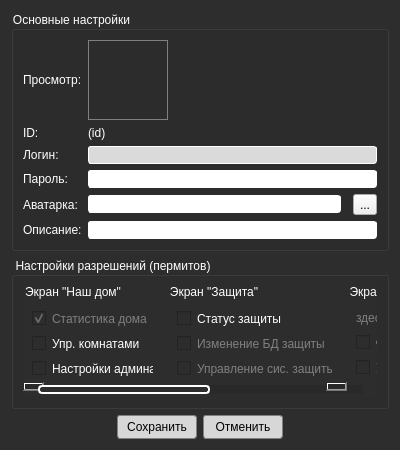
<?xml version="1.0" encoding="UTF-8"?>
<ui version="4.0">
 <class>Dlg_EditUserInUserDb</class>
 <widget class="QDialog" name="Dlg_EditUserInUserDb">
  <property name="geometry">
   <rect>
    <x>0</x>
    <y>0</y>
    <width>400</width>
    <height>450</height>
   </rect>
  </property>
  <property name="windowTitle">
   <string>Редактировать существующего пользователя</string>
  </property>
  <property name="windowOpacity">
   <double>0.959500000000000</double>
  </property>
  <property name="styleSheet">
   <string notr="true">QDialog { background-color: rgb(45, 45, 45); color: white; }

QGroupBox { font: 10pt &quot;Segoe UI Semibold&quot;; color: white; }

QCheckBox, QLabel { font: 9pt &quot;Segoe UI Semilight&quot;; color: white; }
QCheckBox:disabled { color: gray; }

/*  QScrollBar::vertical */

 QScrollBar:vertical
 {
     background-color: #2A2929;
     width: 15px;
     margin: 15px 3px 15px 3px;
     border: 1px transparent #2A2929;
 }


 QScrollBar::handle:vertical
 {
     background-color: rgb(45, 45, 45);         /* #605F5F; */
     min-height: 5px;
	 border: 2px solid white;
	 border-radius: 4px;
 }


 QScrollBar::sub-line:vertical
 {
     margin: 3px 0px 3px 0px;
     border-image: url(:/qss_icons/rc/up_arrow_disabled.png);
     height: 10px;
     width: 10px;
     subcontrol-position: top;
     subcontrol-origin: margin;
 }


 QScrollBar::add-line:vertical
 {
     margin: 3px 0px 3px 0px;
     border-image: url(:/qss_icons/rc/down_arrow_disabled.png);
     height: 10px;
     width: 10px;
     subcontrol-position: bottom;
     subcontrol-origin: margin;
 }


 QScrollBar::sub-line:vertical:hover,QScrollBar::sub-line:vertical:on
 {

     border-image: url(:/qss_icons/rc/up_arrow.png);
     height: 10px;
     width: 10px;
     subcontrol-position: top;
     subcontrol-origin: margin;
 }


 QScrollBar::add-line:vertical:hover, QScrollBar::add-line:vertical:on
 {
     border-image: url(:/qss_icons/rc/down_arrow.png);
     height: 10px;
     width: 10px;
     subcontrol-position: bottom;
     subcontrol-origin: margin;
 }


 QScrollBar::up-arrow:vertical, QScrollBar::down-arrow:vertical
 {
     background: none;
 }


 QScrollBar::add-page:vertical, QScrollBar::sub-page:vertical
 {
     background: none;
 }

/*  QScrollBar::horizontal */
QScrollBar:horizontal
 {
     height: 15px;
     margin: 3px 15px 3px 15px;
     border: 1px transparent #2A2929;
     background-color: #2A2929;    
 }

 QScrollBar::handle:horizontal
 {
     background-color: rgb(45, 45, 45);      
     min-width: 5px;
     border: 2px solid white;
     border-radius: 4px;
 }

 QScrollBar::add-line:horizontal
 {
     margin: 0px 3px 0px 3px;
     border-image: url(./images/right_arrow_disabled.png);       
     width: 10px;
     height: 10px;
     subcontrol-position: right;
     subcontrol-origin: margin;
 }

 QScrollBar::sub-line:horizontal
 {
     margin: 0px 3px 0px 3px;
     border-image: url(./images/left_arrow_disabled.png);        
     height: 10px;
     width: 10px;
     subcontrol-position: left;
     subcontrol-origin: margin;
 }

 QScrollBar::add-line:horizontal:hover,QScrollBar::add-line:horizontal:on
 {
     border-image: url(./images/right_arrow.png);               
     height: 10px;
     width: 10px;
     subcontrol-position: right;
     subcontrol-origin: margin;
 }

 QScrollBar::sub-line:horizontal:hover, QScrollBar::sub-line:horizontal:on
 {
     border-image: url(./images/left_arrow.png);               
     height: 10px;
     width: 10px;
     subcontrol-position: left;
     subcontrol-origin: margin;
 }

 QScrollBar::up-arrow:horizontal, QScrollBar::down-arrow:horizontal
 {
     background: none;
 }

 QScrollBar::add-page:horizontal, QScrollBar::sub-page:horizontal
 {
     background: none;
 }


QComboBox {
	color: black;
    border: 1px solid gray;
    border-radius: 3px;
    padding: 1px 18px 1px 3px;
    min-width: 6em;
	font: 8pt &quot;Segoe UI Semilight&quot;;
}


QComboBox:hover {
	border: 1px solid rgb(254, 254, 254);
	background-color: rgb(236, 236, 236);
}


QPushButton { 
	color: black;
    background-color: rgb(215, 215, 215);
	border: 1px solid gray;
	border-radius: 3px;  
	min-width: 6em;
	font: 8pt &quot;Segoe UI Semibold&quot;;
}


QPushButton:hover { 
	background-color: rgb(235, 235, 235);
}


QPushButton:pressed { 
	background-color: rgb(221, 221, 221);
}

QComboBox:disabled { color: gray; background-color: rgb(35, 35, 35); }


QComboBox::down-arrow {
    image: url(:/images/arrowDown_ico.png);
}


QComboBox::up-arrow { image: url(:/images/arrowUp_ico.png); }


QComboBox:editable {
    background: white;
}


QComboBox:!editable, QComboBox::drop-down:editable {
     background: qlineargradient(x1: 0, y1: 0, x2: 0, y2: 1,
                                 stop: 0 #E1E1E1, stop: 0.4 #DDDDDD,
                                 stop: 0.5 #D8D8D8, stop: 1.0 #D3D3D3);
}


/* QComboBox gets the &quot;on&quot; state when the popup is open */
QComboBox:!editable:on, QComboBox::drop-down:editable:on {
    background: qlineargradient(x1: 0, y1: 0, x2: 0, y2: 1,
                                stop: 0 #D3D3D3, stop: 0.4 #D8D8D8,
                                stop: 0.5 #DDDDDD, stop: 1.0 #E1E1E1);
}


QComboBox:on { /* shift the text when the popup opens */
    padding-top: 3px;
    padding-left: 4px;
}


QComboBox::drop-down {
    subcontrol-origin: padding;
    subcontrol-position: top right;
    width: 15px;

    border-left-width: 1px;
    border-left-color: darkgray;
    border-left-style: solid; /* just a single line */
    border-top-right-radius: 3px; /* same radius as the QComboBox */
    border-bottom-right-radius: 3px;
}


QLineEdit { 
	border-radius: 3px;
	border: 1px solid white;
 }

QLineEdit:hover { 
	border-color: rgb(42, 105, 23);
}</string>
  </property>
  <property name="sizeGripEnabled">
   <bool>false</bool>
  </property>
  <property name="modal">
   <bool>false</bool>
  </property>
  <layout class="QVBoxLayout" name="verticalLayout">
   <item>
    <widget class="QGroupBox" name="box_MainUserProps">
     <property name="sizePolicy">
      <sizepolicy hsizetype="Expanding" vsizetype="Maximum">
       <horstretch>0</horstretch>
       <verstretch>0</verstretch>
      </sizepolicy>
     </property>
     <property name="title">
      <string>Основные настройки</string>
     </property>
     <layout class="QGridLayout" name="gridLayout">
      <item row="1" column="1" colspan="3">
       <widget class="QLabel" name="lbl_EuID">
        <property name="text">
         <string>(id)</string>
        </property>
       </widget>
      </item>
      <item row="6" column="1" colspan="3">
       <widget class="QLineEdit" name="lnI_EuDesc"/>
      </item>
      <item row="5" column="1">
       <widget class="QLineEdit" name="lnI_EuAvatarAddr"/>
      </item>
      <item row="5" column="3">
       <widget class="QToolButton" name="tlb_Browse">
        <property name="text">
         <string>...</string>
        </property>
        <property name="autoRaise">
         <bool>false</bool>
        </property>
        <property name="arrowType">
         <enum>Qt::NoArrow</enum>
        </property>
       </widget>
      </item>
      <item row="5" column="0">
       <widget class="QLabel" name="lbl_EuAvatarHint">
        <property name="text">
         <string>Аватарка:</string>
        </property>
       </widget>
      </item>
      <item row="2" column="0">
       <widget class="QLabel" name="lbl_EuLogin">
        <property name="text">
         <string>Логин:</string>
        </property>
       </widget>
      </item>
      <item row="4" column="0">
       <widget class="QLabel" name="lbl_EuPassword">
        <property name="text">
         <string>Пароль:</string>
        </property>
       </widget>
      </item>
      <item row="4" column="1" colspan="3">
       <widget class="QLineEdit" name="lnI_EuPassword">
        <property name="echoMode">
         <enum>QLineEdit::Password</enum>
        </property>
       </widget>
      </item>
      <item row="0" column="1">
       <widget class="QLabel" name="gfv_EuAvatarPrev">
        <property name="sizePolicy">
         <sizepolicy hsizetype="Maximum" vsizetype="Maximum">
          <horstretch>0</horstretch>
          <verstretch>0</verstretch>
         </sizepolicy>
        </property>
        <property name="minimumSize">
         <size>
          <width>80</width>
          <height>80</height>
         </size>
        </property>
        <property name="maximumSize">
         <size>
          <width>80</width>
          <height>80</height>
         </size>
        </property>
        <property name="styleSheet">
         <string notr="true">border: 1px solid grey;</string>
        </property>
        <property name="text">
         <string/>
        </property>
        <property name="scaledContents">
         <bool>true</bool>
        </property>
       </widget>
      </item>
      <item row="6" column="0">
       <widget class="QLabel" name="lbl_EuDescHint">
        <property name="text">
         <string>Описание:</string>
        </property>
       </widget>
      </item>
      <item row="1" column="0">
       <widget class="QLabel" name="lbl_EuIDHint">
        <property name="text">
         <string>ID:</string>
        </property>
       </widget>
      </item>
      <item row="0" column="0">
       <widget class="QLabel" name="lbl_EuAvatarPrevHint">
        <property name="text">
         <string>Просмотр:</string>
        </property>
       </widget>
      </item>
      <item row="2" column="1" colspan="3">
       <widget class="QLineEdit" name="lnI_EuLogin">
        <property name="enabled">
         <bool>true</bool>
        </property>
        <property name="toolTip">
         <string>Вы не можете редактировать логин существующего пользователя</string>
        </property>
        <property name="styleSheet">
         <string notr="true">background-color: rgb(218, 218, 218);</string>
        </property>
        <property name="readOnly">
         <bool>true</bool>
        </property>
       </widget>
      </item>
     </layout>
    </widget>
   </item>
   <item>
    <widget class="QGroupBox" name="box_UserPermits">
     <property name="minimumSize">
      <size>
       <width>137</width>
       <height>117</height>
      </size>
     </property>
     <property name="styleSheet">
      <string notr="true">QGroupBox { min-height: 115px; min-width: 135px; }</string>
     </property>
     <property name="title">
      <string>Настройки разрешений (пермитов)</string>
     </property>
     <layout class="QHBoxLayout" name="horizontalLayout">
      <property name="topMargin">
       <number>0</number>
      </property>
      <property name="bottomMargin">
       <number>9</number>
      </property>
      <item>
       <widget class="QScrollArea" name="scrollArea">
        <property name="styleSheet">
         <string notr="true">background: rgb(45, 45, 45); border: 0px transparent;</string>
        </property>
        <property name="verticalScrollBarPolicy">
         <enum>Qt::ScrollBarAlwaysOff</enum>
        </property>
        <property name="horizontalScrollBarPolicy">
         <enum>Qt::ScrollBarAlwaysOn</enum>
        </property>
        <property name="widgetResizable">
         <bool>false</bool>
        </property>
        <property name="alignment">
         <set>Qt::AlignHCenter|Qt::AlignTop</set>
        </property>
        <widget class="QWidget" name="scrollAreaWidgetContents">
         <property name="geometry">
          <rect>
           <x>0</x>
           <y>0</y>
           <width>663</width>
           <height>127</height>
          </rect>
         </property>
         <layout class="QHBoxLayout" name="horizontalLayout_2">
          <property name="leftMargin">
           <number>0</number>
          </property>
          <property name="topMargin">
           <number>6</number>
          </property>
          <property name="rightMargin">
           <number>0</number>
          </property>
          <property name="bottomMargin">
           <number>6</number>
          </property>
          <item>
           <widget class="QGroupBox" name="box_HomeScreen">
            <property name="sizePolicy">
             <sizepolicy hsizetype="Preferred" vsizetype="Minimum">
              <horstretch>0</horstretch>
              <verstretch>0</verstretch>
             </sizepolicy>
            </property>
            <property name="minimumSize">
             <size>
              <width>135</width>
              <height>115</height>
             </size>
            </property>
            <property name="title">
             <string>Экран &quot;Наш дом&quot;</string>
            </property>
            <layout class="QVBoxLayout" name="verticalLayout_2">
             <property name="topMargin">
              <number>24</number>
             </property>
             <property name="bottomMargin">
              <number>16</number>
             </property>
             <item>
              <widget class="QCheckBox" name="ckb_UserPermit_HomeScr">
               <property name="enabled">
                <bool>false</bool>
               </property>
               <property name="text">
                <string>Статистика дома</string>
               </property>
               <property name="checked">
                <bool>true</bool>
               </property>
              </widget>
             </item>
             <item>
              <widget class="QCheckBox" name="ckb_UserPermit_HomeRooms">
               <property name="text">
                <string>Упр. комнатами</string>
               </property>
              </widget>
             </item>
             <item>
              <widget class="QCheckBox" name="ckb_UserPermit_HomeAsAdmin">
               <property name="text">
                <string>Настройки админа</string>
               </property>
              </widget>
             </item>
            </layout>
           </widget>
          </item>
          <item>
           <widget class="QGroupBox" name="box_DefnScreen">
            <property name="minimumSize">
             <size>
              <width>135</width>
              <height>115</height>
             </size>
            </property>
            <property name="title">
             <string>Экран &quot;Защита&quot;</string>
            </property>
            <layout class="QVBoxLayout" name="verticalLayout_3">
             <property name="topMargin">
              <number>24</number>
             </property>
             <property name="bottomMargin">
              <number>16</number>
             </property>
             <item>
              <widget class="QCheckBox" name="ckb_UserPermit_DefnScr">
               <property name="text">
                <string>Статус защиты</string>
               </property>
              </widget>
             </item>
             <item>
              <widget class="QCheckBox" name="ckb_UserPermit_DefnDbEdit">
               <property name="enabled">
                <bool>false</bool>
               </property>
               <property name="text">
                <string>Изменение БД защиты</string>
               </property>
              </widget>
             </item>
             <item>
              <widget class="QCheckBox" name="ckb_UserPermit_DefnAsAdmin">
               <property name="enabled">
                <bool>false</bool>
               </property>
               <property name="text">
                <string>Управление сис. защиты</string>
               </property>
              </widget>
             </item>
            </layout>
           </widget>
          </item>
          <item>
           <widget class="QGroupBox" name="box_PtsScreen">
            <property name="minimumSize">
             <size>
              <width>135</width>
              <height>115</height>
             </size>
            </property>
            <property name="title">
             <string>Экран &quot;Растения&quot;</string>
            </property>
            <layout class="QVBoxLayout" name="verticalLayout_4">
             <property name="topMargin">
              <number>24</number>
             </property>
             <property name="bottomMargin">
              <number>16</number>
             </property>
             <item>
              <widget class="QLabel" name="label">
               <property name="sizePolicy">
                <sizepolicy hsizetype="Preferred" vsizetype="Maximum">
                 <horstretch>0</horstretch>
                 <verstretch>0</verstretch>
                </sizepolicy>
               </property>
               <property name="styleSheet">
                <string notr="true">color: grey;</string>
               </property>
               <property name="text">
                <string>здесь пусто =D</string>
               </property>
              </widget>
             </item>
             <item>
              <widget class="QCheckBox" name="ckb_UserPermit_PtsScr">
               <property name="text">
                <string>Статус теплиц</string>
               </property>
              </widget>
             </item>
             <item>
              <widget class="QCheckBox" name="ckb_UserPermit_PtsAsAdmin">
               <property name="enabled">
                <bool>false</bool>
               </property>
               <property name="text">
                <string>Управление теплицами</string>
               </property>
              </widget>
             </item>
            </layout>
           </widget>
          </item>
          <item>
           <widget class="QGroupBox" name="box_Others">
            <property name="minimumSize">
             <size>
              <width>135</width>
              <height>115</height>
             </size>
            </property>
            <property name="title">
             <string>Прочие экраны</string>
            </property>
            <layout class="QVBoxLayout" name="verticalLayout_5">
             <property name="topMargin">
              <number>24</number>
             </property>
             <property name="bottomMargin">
              <number>16</number>
             </property>
             <item>
              <widget class="QCheckBox" name="ckb_UserPermit_HardwareScr">
               <property name="text">
                <string>Экран &quot;Оборудование&quot;</string>
               </property>
              </widget>
             </item>
             <item>
              <widget class="QCheckBox" name="ckb_UserPermit_HardwareAsAdmin">
               <property name="enabled">
                <bool>false</bool>
               </property>
               <property name="text">
                <string>Доб./удл. оборудование</string>
               </property>
              </widget>
             </item>
             <item>
              <widget class="QCheckBox" name="ckb_UserPermit_CfgScr">
               <property name="text">
                <string>Экран &quot;Конфигурация&quot;</string>
               </property>
              </widget>
             </item>
             <item>
              <widget class="QCheckBox" name="ckb_UserPermit_CfgAsAdmin">
               <property name="enabled">
                <bool>false</bool>
               </property>
               <property name="text">
                <string>Конфигурация админа</string>
               </property>
              </widget>
             </item>
            </layout>
           </widget>
          </item>
         </layout>
        </widget>
       </widget>
      </item>
     </layout>
    </widget>
   </item>
   <item>
    <layout class="QHBoxLayout" name="horizontalLayout_3">
     <item>
      <spacer name="horizontalSpacer">
       <property name="orientation">
        <enum>Qt::Horizontal</enum>
       </property>
       <property name="sizeType">
        <enum>QSizePolicy::Expanding</enum>
       </property>
       <property name="sizeHint" stdset="0">
        <size>
         <width>90</width>
         <height>20</height>
        </size>
       </property>
      </spacer>
     </item>
     <item>
      <widget class="QPushButton" name="btn_Accept">
       <property name="minimumSize">
        <size>
         <width>80</width>
         <height>24</height>
        </size>
       </property>
       <property name="text">
        <string>Сохранить</string>
       </property>
      </widget>
     </item>
     <item>
      <widget class="QPushButton" name="btn_Decline">
       <property name="minimumSize">
        <size>
         <width>80</width>
         <height>24</height>
        </size>
       </property>
       <property name="text">
        <string>Отменить</string>
       </property>
      </widget>
     </item>
     <item>
      <spacer name="horizontalSpacer_2">
       <property name="orientation">
        <enum>Qt::Horizontal</enum>
       </property>
       <property name="sizeType">
        <enum>QSizePolicy::Expanding</enum>
       </property>
       <property name="sizeHint" stdset="0">
        <size>
         <width>90</width>
         <height>20</height>
        </size>
       </property>
      </spacer>
     </item>
    </layout>
   </item>
  </layout>
 </widget>
 <tabstops>
  <tabstop>lnI_EuLogin</tabstop>
  <tabstop>lnI_EuPassword</tabstop>
  <tabstop>lnI_EuAvatarAddr</tabstop>
  <tabstop>tlb_Browse</tabstop>
  <tabstop>lnI_EuDesc</tabstop>
 </tabstops>
 <resources/>
 <connections>
  <connection>
   <sender>btn_Accept</sender>
   <signal>clicked()</signal>
   <receiver>Dlg_EditUserInUserDb</receiver>
   <slot>accept()</slot>
   <hints>
    <hint type="sourcelabel">
     <x>164</x>
     <y>427</y>
    </hint>
    <hint type="destinationlabel">
     <x>274</x>
     <y>-10</y>
    </hint>
   </hints>
  </connection>
  <connection>
   <sender>btn_Decline</sender>
   <signal>clicked()</signal>
   <receiver>Dlg_EditUserInUserDb</receiver>
   <slot>reject()</slot>
   <hints>
    <hint type="sourcelabel">
     <x>253</x>
     <y>423</y>
    </hint>
    <hint type="destinationlabel">
     <x>213</x>
     <y>-4</y>
    </hint>
   </hints>
  </connection>
  <connection>
   <sender>ckb_UserPermit_HomeScr</sender>
   <signal>toggled(bool)</signal>
   <receiver>ckb_UserPermit_HomeRooms</receiver>
   <slot>setEnabled(bool)</slot>
   <hints>
    <hint type="sourcelabel">
     <x>58</x>
     <y>312</y>
    </hint>
    <hint type="destinationlabel">
     <x>63</x>
     <y>334</y>
    </hint>
   </hints>
  </connection>
  <connection>
   <sender>ckb_UserPermit_HomeScr</sender>
   <signal>toggled(bool)</signal>
   <receiver>ckb_UserPermit_HomeAsAdmin</receiver>
   <slot>setEnabled(bool)</slot>
   <hints>
    <hint type="sourcelabel">
     <x>97</x>
     <y>312</y>
    </hint>
    <hint type="destinationlabel">
     <x>98</x>
     <y>366</y>
    </hint>
   </hints>
  </connection>
  <connection>
   <sender>ckb_UserPermit_DefnScr</sender>
   <signal>toggled(bool)</signal>
   <receiver>ckb_UserPermit_DefnDbEdit</receiver>
   <slot>setEnabled(bool)</slot>
   <hints>
    <hint type="sourcelabel">
     <x>245</x>
     <y>311</y>
    </hint>
    <hint type="destinationlabel">
     <x>246</x>
     <y>337</y>
    </hint>
   </hints>
  </connection>
  <connection>
   <sender>ckb_UserPermit_DefnScr</sender>
   <signal>toggled(bool)</signal>
   <receiver>ckb_UserPermit_DefnAsAdmin</receiver>
   <slot>setEnabled(bool)</slot>
   <hints>
    <hint type="sourcelabel">
     <x>287</x>
     <y>315</y>
    </hint>
    <hint type="destinationlabel">
     <x>290</x>
     <y>362</y>
    </hint>
   </hints>
  </connection>
  <connection>
   <sender>ckb_UserPermit_PtsScr</sender>
   <signal>toggled(bool)</signal>
   <receiver>ckb_UserPermit_PtsAsAdmin</receiver>
   <slot>setEnabled(bool)</slot>
   <hints>
    <hint type="sourcelabel">
     <x>411</x>
     <y>336</y>
    </hint>
    <hint type="destinationlabel">
     <x>414</x>
     <y>361</y>
    </hint>
   </hints>
  </connection>
  <connection>
   <sender>ckb_UserPermit_HardwareScr</sender>
   <signal>toggled(bool)</signal>
   <receiver>ckb_UserPermit_HardwareAsAdmin</receiver>
   <slot>setEnabled(bool)</slot>
   <hints>
    <hint type="sourcelabel">
     <x>600</x>
     <y>311</y>
    </hint>
    <hint type="destinationlabel">
     <x>599</x>
     <y>325</y>
    </hint>
   </hints>
  </connection>
  <connection>
   <sender>ckb_UserPermit_CfgScr</sender>
   <signal>toggled(bool)</signal>
   <receiver>ckb_UserPermit_CfgAsAdmin</receiver>
   <slot>setEnabled(bool)</slot>
   <hints>
    <hint type="sourcelabel">
     <x>659</x>
     <y>347</y>
    </hint>
    <hint type="destinationlabel">
     <x>658</x>
     <y>371</y>
    </hint>
   </hints>
  </connection>
 </connections>
</ui>
